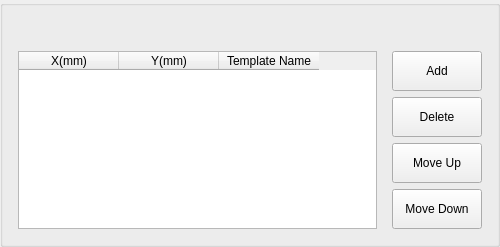
            <widget class="ISTAR::GUI::GroupBox" name="gb_coarseLevelPoints">
             <property name="sizePolicy">
              <sizepolicy hsizetype="Preferred" vsizetype="Preferred">
               <horstretch>0</horstretch>
               <verstretch>0</verstretch>
              </sizepolicy>
             </property>
             <property name="minimumSize">
              <size>
               <width>500</width>
               <height>0</height>
              </size>
             </property>
             <property name="maximumSize">
              <size>
               <width>500</width>
               <height>16777215</height>
              </size>
             </property>
             <layout class="QGridLayout" name="gridLayout_7">
              <property name="leftMargin">
               <number>15</number>
              </property>
              <property name="topMargin">
               <number>45</number>
              </property>
              <property name="rightMargin">
               <number>15</number>
              </property>
              <property name="bottomMargin">
               <number>15</number>
              </property>
              <property name="horizontalSpacing">
               <number>15</number>
              </property>
              <property name="verticalSpacing">
               <number>6</number>
              </property>
              <item row="3" column="3">
               <widget class="QPushButton" name="btn_dwMove_coarseLevelPoints">
                <property name="minimumSize">
                 <size>
                  <width>90</width>
                  <height>40</height>
                 </size>
                </property>
                <property name="maximumSize">
                 <size>
                  <width>90</width>
                  <height>16777215</height>
                 </size>
                </property>
                <property name="text">
                 <string>Move Down</string>
                </property>
               </widget>
              </item>
              <item row="2" column="3">
               <widget class="QPushButton" name="btn_upMove_coarseLevelPoints">
                <property name="minimumSize">
                 <size>
                  <width>90</width>
                  <height>40</height>
                 </size>
                </property>
                <property name="maximumSize">
                 <size>
                  <width>90</width>
                  <height>16777215</height>
                 </size>
                </property>
                <property name="text">
                 <string>Move Up</string>
                </property>
               </widget>
              </item>
              <item row="0" column="3">
               <widget class="QPushButton" name="btn_add_coarseLevelPoints">
                <property name="minimumSize">
                 <size>
                  <width>90</width>
                  <height>40</height>
                 </size>
                </property>
                <property name="maximumSize">
                 <size>
                  <width>90</width>
                  <height>16777215</height>
                 </size>
                </property>
                <property name="text">
                 <string>Add</string>
                </property>
               </widget>
              </item>
              <item row="1" column="3">
               <widget class="QPushButton" name="btn_delete_coarseLevelPoints">
                <property name="minimumSize">
                 <size>
                  <width>90</width>
                  <height>40</height>
                 </size>
                </property>
                <property name="maximumSize">
                 <size>
                  <width>90</width>
                  <height>16777215</height>
                 </size>
                </property>
                <property name="text">
                 <string>Delete</string>
                </property>
               </widget>
              </item>
              <item row="0" column="0" rowspan="4">
               <widget class="ISTAR::GUI::TableWidget" name="tw_coarseLevelPoints">
                <property name="minimumSize">
                 <size>
                  <width>250</width>
                  <height>0</height>
                 </size>
                </property>
                <column>
                 <property name="text">
                  <string>X(mm)</string>
                 </property>
                </column>
                <column>
                 <property name="text">
                  <string>Y(mm)</string>
                 </property>
                </column>
                <column>
                 <property name="text">
                  <string>Template Name</string>
                 </property>
                </column>
               </widget>
              </item>
             </layout>
            </widget>
